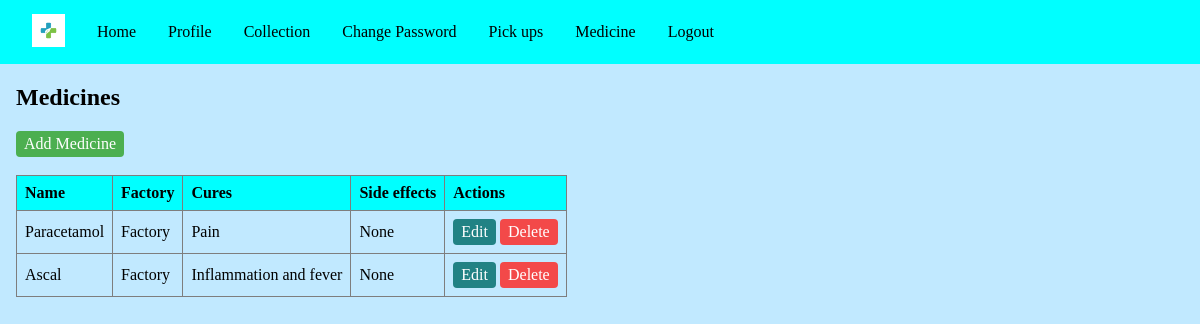
/medicines/ (signed in), run on an earlier commit of the app's database.
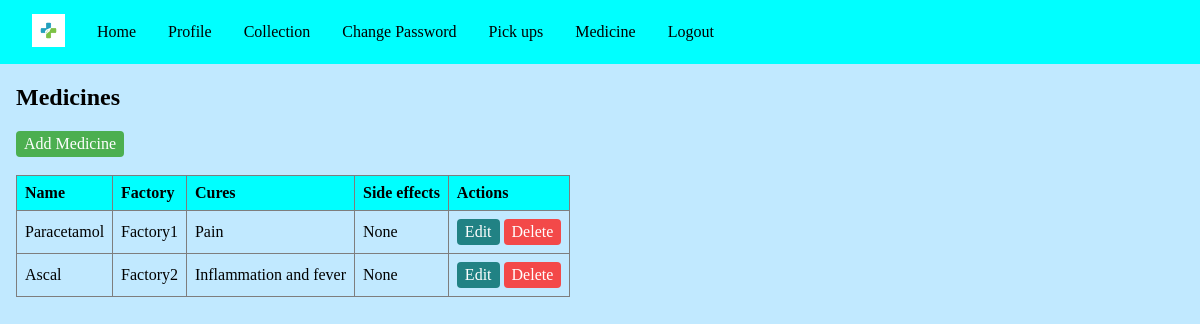
And on a later commit of the database.
### base/models.py (models this page shows, shortened)
class Medicine(models.Model):
    name = models.CharField(max_length=30, blank=True)
    manufacturer = models.CharField(max_length=30, blank=True)
    cures = models.CharField(max_length=30, blank=True)
    side_effects = models.CharField(max_length=30, blank=True)

### base/views.py (the view)
# urls.py: path('medicines/', views.medicines, name='medicines'),
@staff_member_required
def medicines(request):
    medicines = Medicine.objects.all()
    return render(request, 'base/medicines.html', {'medicines': medicines})

### base/templates/base/Medicines.html (shortened to what this page needs)
{% extends 'base/base.html' %}
{% block content %}
  <h2>Medicines</h2>
  <a href="{% url 'create_medicine' %}" class="button add">Add Medicine</a>
  <br>
  <br>
  <table>
    <thead>
      <tr>
        <th>Name</th>
        <th>Factory</th>
        <th>Cures</th>
        <th>Side effects</th>
        <th>Actions</th>
      </tr>
    </thead>
    <tbody>
      {% for medicine in medicines %}
        <tr>
          <td>{{ medicine.name }}</td>
          <td>{{ medicine.manufacturer }}</td>
          <td>{{ medicine.cures }}</td>
          <td>{{ medicine.side_effects }}</td>
          <td>
            <a href="{% url 'edit_medicine' medicine.id %}" class="button edit">Edit</a>
            <a href="{% url 'delete_medicine' medicine.id %}" class="button delete">Delete</a>
          </td>
        </tr>
      {% endfor %}
    </tbody>
  </table>
{% endblock content %}

What changed in the data, as far as the page shows it:
changed Medicine "Paracetamol": manufacturer "Factory" → "Factory1"
changed Medicine "Ascal": manufacturer "Factory" → "Factory2"
